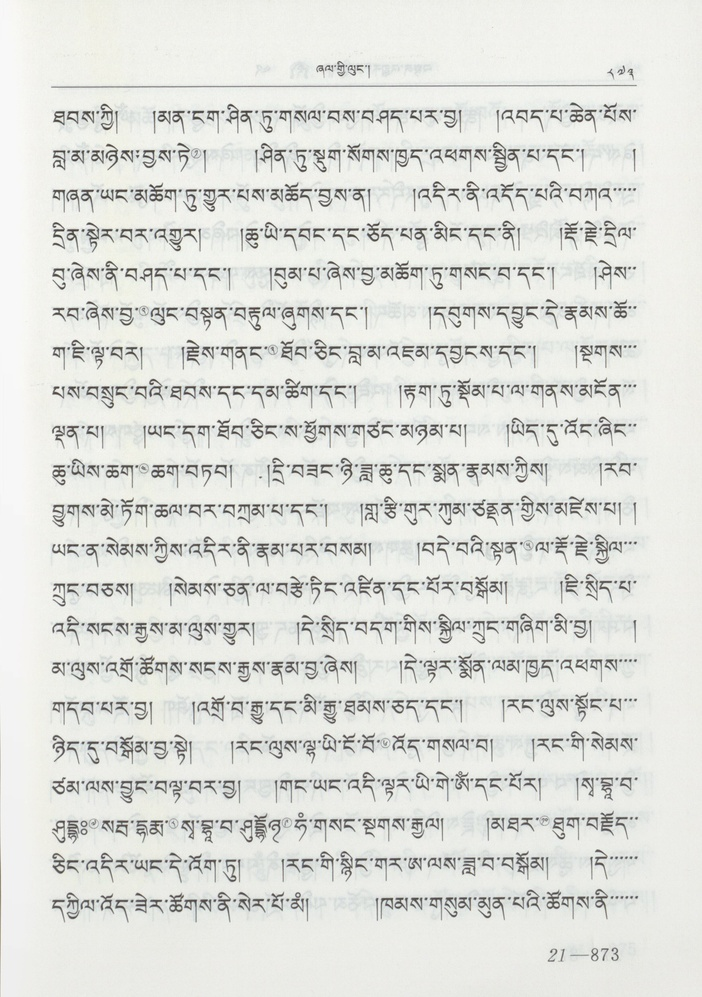
#> input picture input/W1PD95844-I1PD95866/images/I1PD958660896.JPG, 702 x 997 px, shrunk from 2764 x 3928 before the run, given in place of I1PD958460320.jpg, which was not available
$ jupyter execute --allow-errors main.ipynb
#> lines starting #> are read from the running program, lines starting #| are printed output that depends on the picture; after the words box and inside, x2 and y2 are one past the last pixel; in counts of white or black regions, pixels touching at a corner belong together; pictures that were not available may be replaced by others from this repository, and a replacement may not be noted
[cell 1]
from matplotlib import pyplot as plt
import cv2
import numpy as np
from pathlib import Path

import config

[cell 2]
img_path = config.IMAGES_PATH / "W1PD95844" / "W1PD95844-I1PD95846" / "images" / "I1PD958460320.jpg"

[cell 3]
img = cv2.imread(str(img_path))
#> img is the input picture: shape (997, 702, 3); mean B, G, R 219.9, 224.5, 223.2

[cell 4]
def thresholding(image, th=80, imshow=False):
#> called with th = 80, imshow = False
    img_gray = cv2.cvtColor(image,cv2.COLOR_BGR2GRAY)
    ret,thresh = cv2.threshold(img_gray,th,255,cv2.THRESH_BINARY_INV)
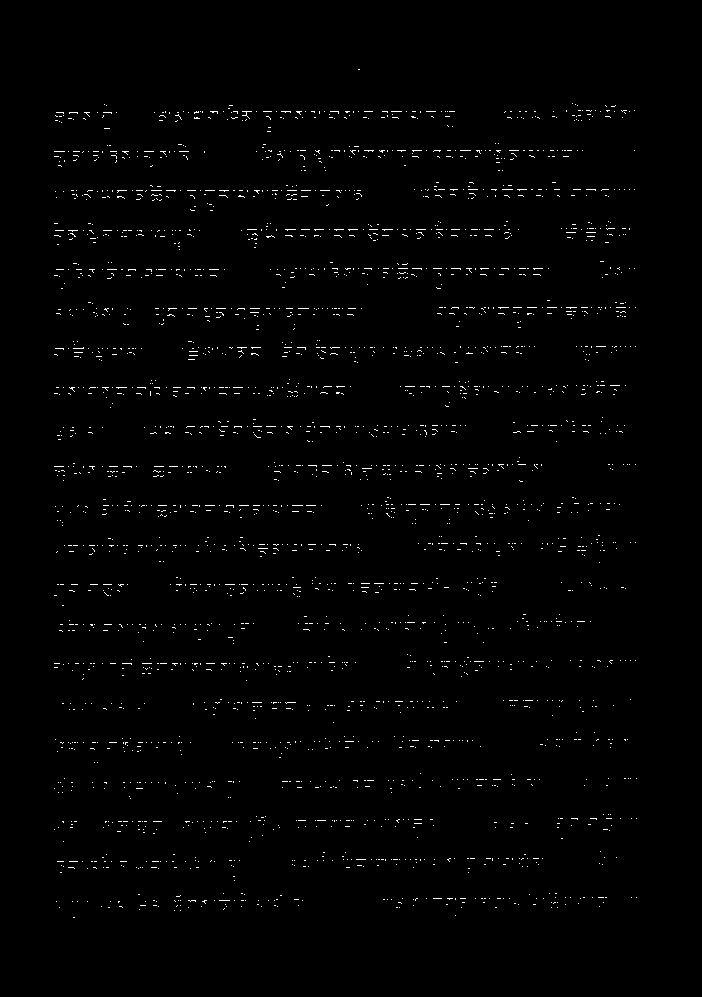
#> thresh: shape (997, 702); 1% white in thin lines or dots, all inside (x1, y1, x2, y2) = (54, 69, 637, 918)
#> ret = 80
    if imshow: plt.imshow(thresh, cmap='gray'); plt.show()
    return thresh

[cell 5]
def dilation(thresh_img, imshow=False):
#> called with imshow = False
    kernel = np.ones((3,85), np.uint8)
    dilated = cv2.dilate(thresh_img, kernel, iterations = 1)
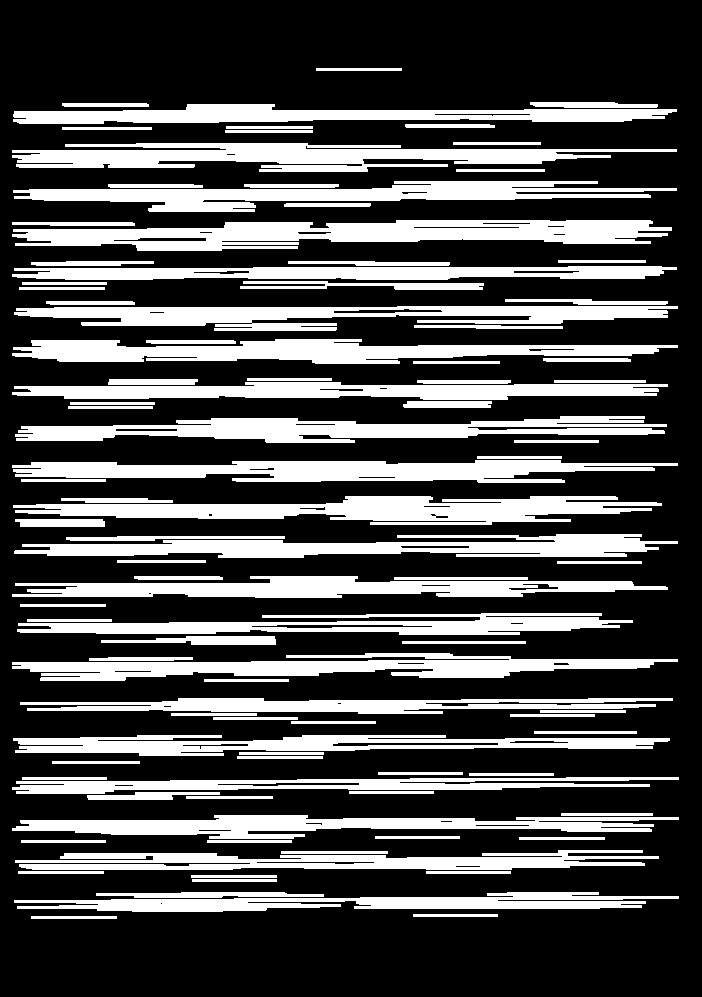
#> dilated: shape (997, 702); 30.2% white; 97 white regions
    if imshow: plt.imshow(dilated, cmap='gray'); plt.show()
    return dilated

[cell 6]
def find_contours(dialted_img):
    (contours, heirarchy) = cv2.findContours(dialted_img.copy(), cv2.RETR_EXTERNAL, cv2.CHAIN_APPROX_NONE)
#> contours = 97 contours; largest, box (x1, y1, x2, y2) and area: (12, 220, 672, 251) 12020, (13, 496, 662, 525) 9616, (12, 143, 677, 172) 9313, (12, 339, 678, 364) 9004, (12, 460, 678, 483) 8946
    sorted_contours_lines = sorted(contours, key = lambda ctr : cv2.boundingRect(ctr)[1]) # (x, y, w, h)
#> sorted_contours_lines has the same summary as contours
    return sorted_contours_lines

[cell 7]
def get_line_contours(img, imshow=False):
    """Returns text lines."""
    thresh_img = thresholding(img, imshow=imshow)
    dilated_img = dilation(thresh_img, imshow=imshow)
    sorted_contours_lines = find_contours(dilated_img)

    # filter out one text lines
    if imshow: img2 = img.copy()
    for ctr in sorted_contours_lines:
        x, y, w, h = cv2.boundingRect(ctr)
        if h < 30: continue
        if imshow: cv2.rectangle(img2, (x,y), (x+w, y+h), (40, 100, 250), 2)
        yield x, y, w, h

    if imshow: plt.imshow(img2); plt.show()

[cell 8]
line_contours = list(get_line_contours(img, imshow=False))
#> line_contours = [(13, 181, 664, 31), (12, 220, 660, 31)]

[cell 9]
def get_lines(img):
    for x, y, w, h in get_line_contours(img):
        yield img[y:y+h, x:x+w].copy()

[cell 10]
lines = list(get_lines(img))
#> lines = 2 items

#> (a cell that did not finish here is left out)

[cell 12]
# [12 lines left out: function create_template, not called in this run]

[cell 13]
# [8 lines of commented-out code are left out]

[cell 14]
# [21 lines left out: function match_template, not called in this run]

[cell 15]
def find_pedurma_note_number(image, th=0.85, imshow=False):

#> called with th = 0.85, imshow = True
    # [20 lines left out: function find_unique_matches, not called in this run]

    if isinstance(image, (Path, str)):
        img = cv2.imread(str(image_fn))
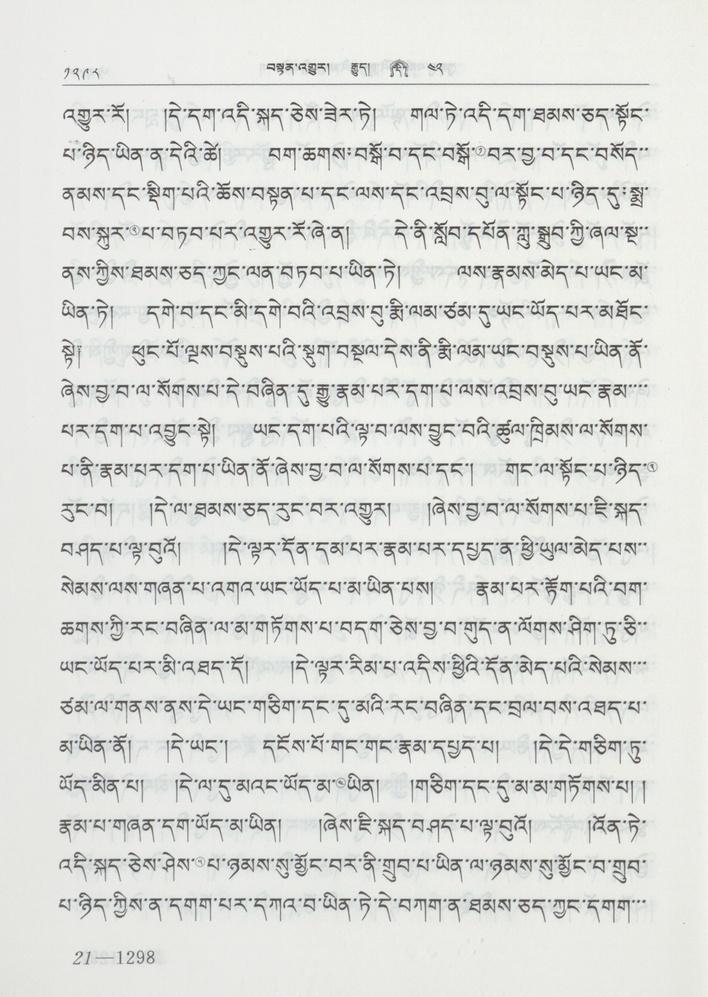
#> input picture input/W1PD95844-I1PD95866/images/I1PD958661321.JPG, 708 x 997 px, shrunk from 2788 x 3928 before the run, given in place of I1PD958460324.jpg, which was not available
#> img is the input picture: shape (997, 708, 3); mean B, G, R 218.1, 222.1, 220.8
    else:
        img = image.copy()

    all_matches = []
    for template_fn in sorted(config.TEMPLATES_PATH.iterdir()):
        if not template_fn.name.endswith(".png"): continue
        template = cv2.imread(str(template_fn))
        matches = match_template(img, template, th=th)
        all_matches.extend(matches)

    unique_matches = find_unique_matches(all_matches)

    if imshow:
        h, w, _ = template.shape
        for x, y in unique_matches:
            cv2.rectangle(img, (x, y), (x+w, y+h), (0, 0, 255), 2)
        plt.imshow(img)
        plt.show()

    return unique_matches

[cell 16]
image_fn = config.IMAGES_PATH / "W1PD95844" / "W1PD95844-I1PD95846" / "images" / "I1PD958460324.jpg"
#> (the rest of this cell did not finish here and is left out)

[cell 17]
image_fn = config.IMAGES_PATH / "W1PD95844" / "W1PD95844-I1PD95846" / "images" / "I1PD958460343.jpg"
#> (the rest of this cell did not finish here and is left out)

len(matches)

[cell 18]
# [15 lines left out: functions insert_text, remove_old_maker, not called in this run]

def alter_note_maker(image_fn, insert_char=None, output_name="output"):
    image = cv2.imread(str(image_fn))
    matches = find_pedurma_note_number(image, imshow=True)

    for x, y in matches:
        image = remove_old_maker(image, (x, y))
        if insert_char:
            insert_text(image, insert_char, (x, y+20))
            output_fn = f"{output_name}_{insert_char}.png"
        else:
            # insert black circle covering the note maker
            cv2.circle(image, (x+7, y+15), 10, (0,0,0), -1)
            output_fn = f"{output_name}_circle.png"

    cv2.imwrite(output_fn, image)
    plt.imshow(image)
    plt.show()

    return image

[cell 19]
image_fn = config.IMAGES_PATH / "W1PD95844" / "W1PD95844-I1PD95846" / "images" / "I1PD958460320.jpg"
#> (the rest of this cell did not finish here and is left out)

[cell 20]
image_fn = config.IMAGES_PATH / "W1PD95844" / "W1PD95844-I1PD95846" / "images" / "I1PD958460320.jpg"
#> (the rest of this cell did not finish here and is left out)


[cell 21]
image_fn = config.IMAGES_PATH / "W1PD95844" / "W1PD95844-I1PD95846" / "images" / "I1PD958460324.jpg"
#> (the rest of this cell did not finish here and is left out)
